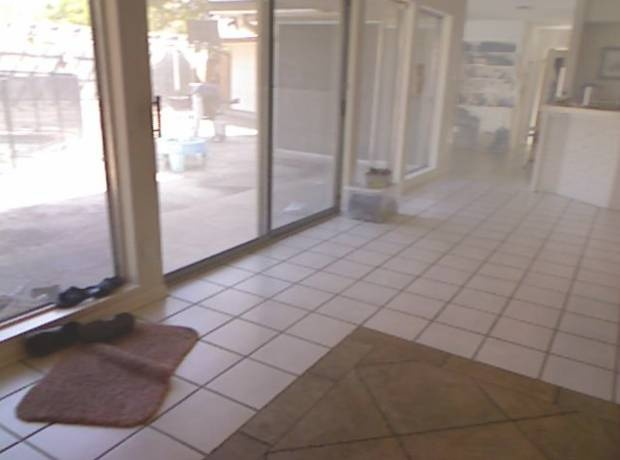
#> input picture DehazeServer/input/IN.jpg, 620 x 460 px, found by its file name
$ python DarkChannelPrior.py   (older library calls are emulated)
#> lines starting #> are read from the running program, lines starting #| are printed output that depends on the picture
import cv2
import math
import numpy as np


def DarkChannel(im, sz):
    b, g, r = cv2.split(im)
    dc = cv2.min(cv2.min(r, g), b)
    kernel = cv2.getStructuringElement(cv2.MORPH_RECT, (sz, sz))
    dark = cv2.erode(dc, kernel)
    return dark


def AtmLight(im, dark):
    [h, w] = im.shape[:2]
    imsz = h * w
    numpx = int(max(math.floor(imsz / 1000), 1))
    darkvec = dark.reshape(imsz)
    imvec = im.reshape(imsz, 3)

    indices = darkvec.argsort()
    indices = indices[imsz - numpx::]

    atmsum = np.zeros([1, 3])
    for ind in range(1, numpx):
        atmsum = atmsum + imvec[indices[ind]]

    A = atmsum / numpx
    return A


def TransmissionEstimate(im, A, sz):
    omega = 0.95
    im3 = np.empty(im.shape, im.dtype)

    for ind in range(0, 3):
        im3[:, :, ind] = im[:, :, ind] / A[0, ind]

    transmission = 1 - omega * DarkChannel(im3, sz)
    return transmission


def Guidedfilter(im, p, r, eps):
    mean_I = cv2.boxFilter(im, cv2.CV_64F, (r, r))
    mean_p = cv2.boxFilter(p, cv2.CV_64F, (r, r))
    mean_Ip = cv2.boxFilter(im * p, cv2.CV_64F, (r, r))
    cov_Ip = mean_Ip - mean_I * mean_p

    mean_II = cv2.boxFilter(im * im, cv2.CV_64F, (r, r))
    var_I = mean_II - mean_I * mean_I

    a = cov_Ip / (var_I + eps)
    b = mean_p - a * mean_I

    mean_a = cv2.boxFilter(a, cv2.CV_64F, (r, r))
    mean_b = cv2.boxFilter(b, cv2.CV_64F, (r, r))

    q = mean_a * im + mean_b
    return q


def TransmissionRefine(im, et):
    gray = cv2.cvtColor(im, cv2.COLOR_BGR2GRAY)
    gray = np.float64(gray) / 255
    r = 60
    eps = 0.0001
    t = Guidedfilter(gray, et, r, eps)

    return t


def Recover(im, t, A, tx=0.1):
    res = np.empty(im.shape, im.dtype)
    t = cv2.max(t, tx)

    for ind in range(0, 3):
        res[:, :, ind] = (im[:, :, ind] - A[0, ind]) / t + A[0, ind]

    return res


if __name__ == '__main__':
    import sys

    try:
        fn = sys.argv[1]
    except:
        fn = 'input/IN.jpg'


    def nothing(*argv):
        pass


    src = cv2.imread(fn)
#> src is the input picture: shape (460, 620, 3); mean B, G, R 137, 140.5, 152.6

    I = src.astype('float64') / 255

    dark = DarkChannel(I, 15)
#> in DarkChannel, `dark = cv2.erode(dc, kernel)`:
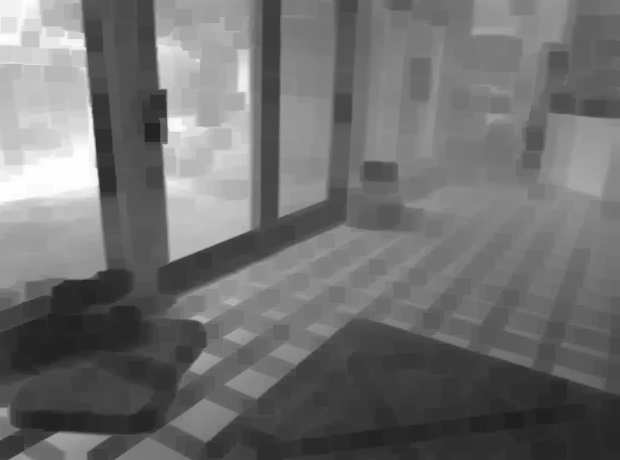
#> dark: shape (460, 620) float64; min 0.122, max 0.996, mean 0.438
    A = AtmLight(I, dark)
#> in AtmLight, `indices = indices[imsz - numpx::]`: indices = 285 values, max 122768 at index 230, min 98036 at index 29, mean 109312
#> the loop in AtmLight, `for ind in range(1, numpx):` made 284 passes
#> atmsum on passes 1 to 3: [[0.996, 0.996, 0.996]], [[1.99, 1.99, 1.99]], [[2.99, 2.99, 2.99]]
#> after the loop in AtmLight, `for ind in range(1, numpx):`: atmsum = [[282.9, 282.9, 282.9]]
#> in AtmLight, `A = atmsum / numpx`: A = [[0.993, 0.993, 0.993]]
#> A = [[0.993, 0.993, 0.993]]
    te = TransmissionEstimate(I, A, 15)
#> after the loop in TransmissionEstimate, `for ind in range(0, 3):`:
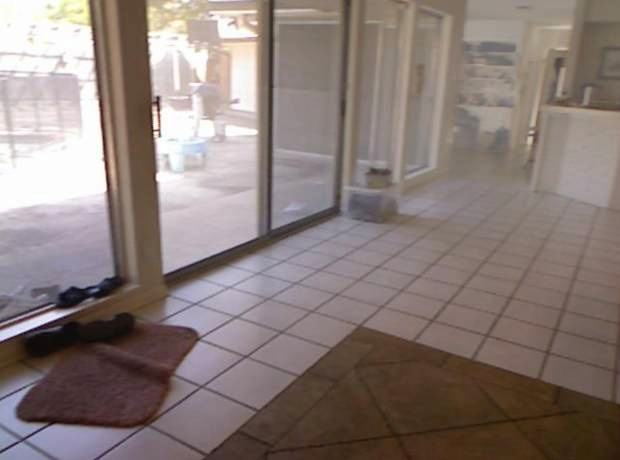
#> im3: shape (460, 620, 3) float64; mean B, G, R 0.541, 0.555, 0.603; drawn with min black and max white
    t = TransmissionRefine(src, te)
#> in Guidedfilter, `b = mean_p - a * mean_I`:
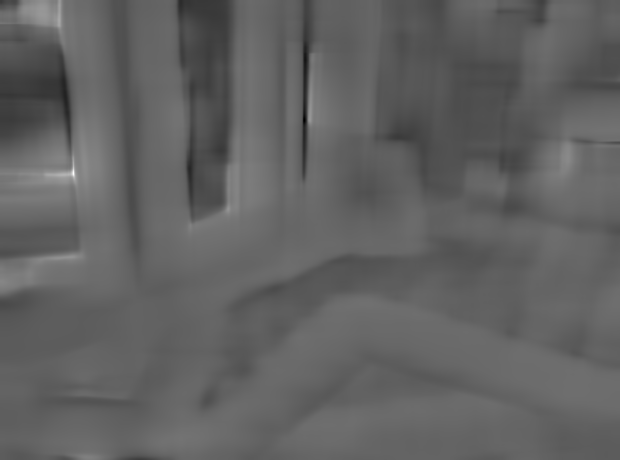
#> b: shape (460, 620) float64; min -0.318, max 2.92, mean 0.923; drawn with min black and max white
#> in Guidedfilter, `mean_a = cv2.boxFilter(a, cv2.CV_64F, (r, r))`:
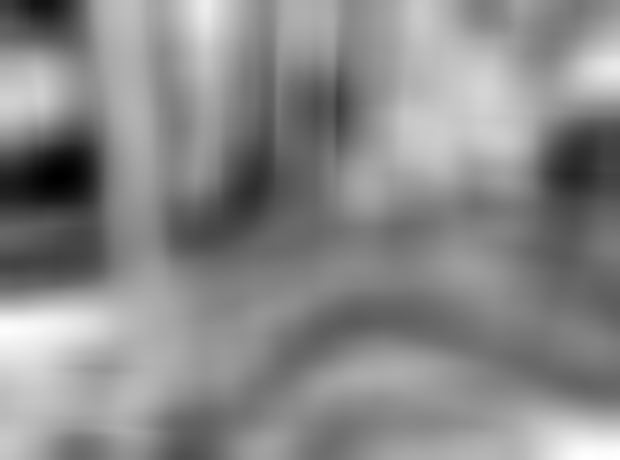
#> mean_a: shape (460, 620) float64; min -1.2, max -0.0591, mean -0.585; drawn with min black and max white
#> in Guidedfilter, `mean_b = cv2.boxFilter(b, cv2.CV_64F, (r, r))`:
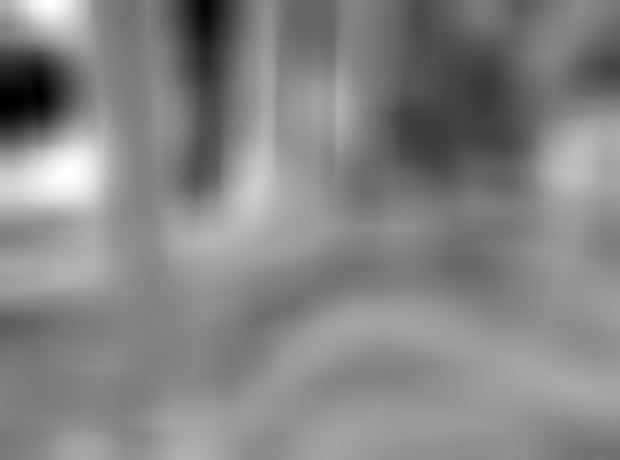
#> mean_b: shape (460, 620) float64; min 0.494, max 1.32, mean 0.923; drawn with min black and max white
#> in Guidedfilter, `q = mean_a * im + mean_b`:
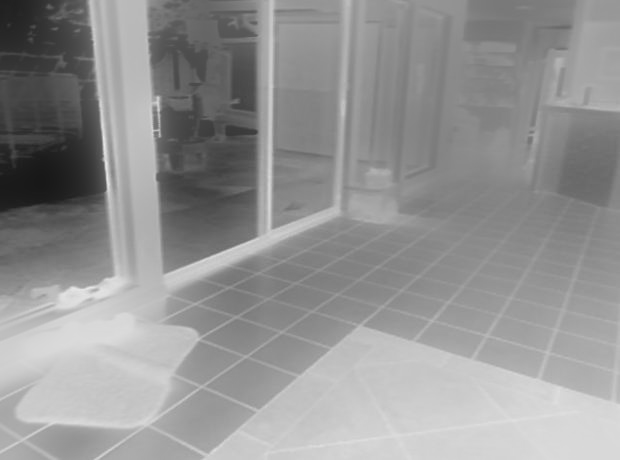
#> q: shape (460, 620) float64; min 0.0957, max 0.909, mean 0.581
    J = Recover(I, t, A, 0.1)
#> after the loop in Recover, `for ind in range(0, 3):`:
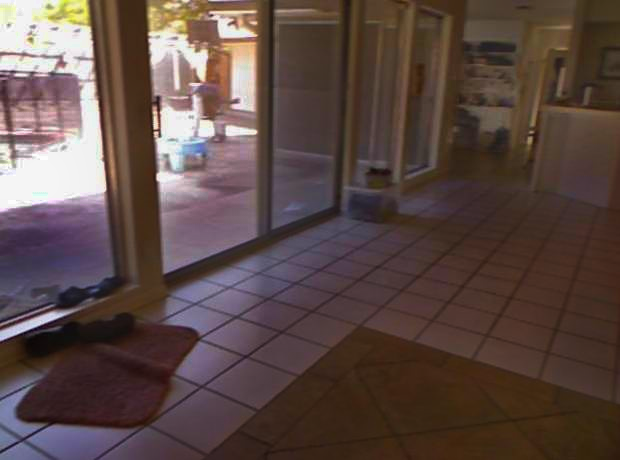
#> res: shape (460, 620, 3) float64; mean B, G, R 0.261, 0.281, 0.361; drawn with min black and max white

    # [4 lines of commented-out code are left out]
    cv2.imwrite("outputs/OUT.jpg", J * 255);
    cv2.waitKey()
